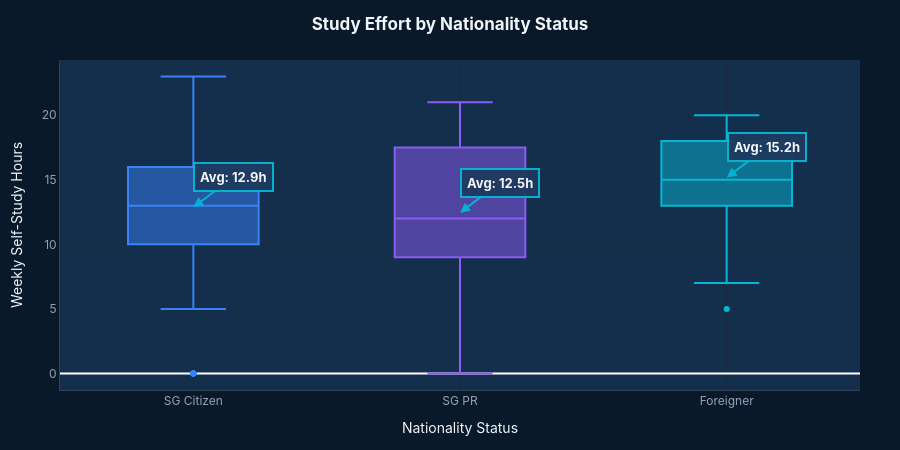

Here is the notebook cell this chart was saved with:
### Markdown cell above
## Chart 1: Study Effort by Nationality (Boxplot)

### Code cell
# ==========================================
# CHART 1: NATIONALITY STUDY EFFORT
# ==========================================
def create_nationality_chart(df, selected_nationality=None):
    # Filter if needed
    d = df.copy() if selected_nationality is None else df[df['NATIONALITY_STATUS'] == selected_nationality]
    
    # Create Box Plot
    fig = px.box(d, x='NATIONALITY_STATUS', y='SELF-STUDY HRS', color='NATIONALITY_STATUS',
                 points='outliers',
                 color_discrete_map={'SG Citizen': '#3b82f6', 'SG PR': '#8b5cf6', 'Foreigner': '#06b6d4'},
                 category_orders={'NATIONALITY_STATUS': ['SG Citizen', 'SG PR', 'Foreigner']})
    
    # Calculate averages for annotation
    avg_by_nat = d.groupby('NATIONALITY_STATUS')['SELF-STUDY HRS'].mean()
    
    # Apply Theme
    layout = CHART_TEMPLATE['layout'].copy()
    layout.update({
        'title': {'text': '<b>Study Effort by Nationality Status</b>', 'x': 0.5, 'xanchor': 'center'},
        'xaxis_title': 'Nationality Status',
        'yaxis_title': 'Weekly Self-Study Hours',
        'showlegend': False,
        'height': 450
    })
    fig.update_layout(**layout)

    # --- ENHANCED ANNOTATIONS (Make it POP!) ---
    for nat, avg in avg_by_nat.items():
        fig.add_annotation(
            x=nat, 
            y=avg,
            text=f"<b>Avg: {avg:.1f}h</b>",  # HTML Bold tags
            showarrow=True,
            arrowhead=2,
            arrowsize=1,
            arrowwidth=2,
            arrowcolor=COLORS['primary'],    # Cyan Arrow
            ax=40,
            ay=-30,
            # --- STYLING BOX ---
            font=dict(size=13, color='#ffffff'), # Larger White Text
            bgcolor=COLORS['card'],              # Dark Card Background
            bordercolor=COLORS['primary'],       # Cyan Border
            borderwidth=2,                       # Thicker Border
            borderpad=5,                         # More breathing room
            opacity=0.95
        )
    
    return fig

# --- TEST CHART 1 ---
fig1 = create_nationality_chart(df)
fig1.show()

### Figure 1 — Plotly figure (JSON) as saved in the notebook; plotly's stock layout.template omitted (floating-point values rounded to 4 significant figures; data arrays with more than 128 entries replaced by an {"elided": "..."} marker saying what was removed)
{"data": [{"alignmentgroup": "True", "boxpoints": "outliers", "hovertemplate": "NATIONALITY_STATUS=%{x}<br>SELF-STUDY HRS=%{y}<extra></extra>", "legendgroup": "SG Citizen", "marker": {"color": "#3b82f6"}, "name": "SG Citizen", "notched": false, "offsetgroup": "SG Citizen", "orientation": "v", "showlegend": true, "type": "box", "x": {"elided": "400 str values"}, "x0": " ", "xaxis": "x", "y": {"elided": "400 float values"}, "y0": " ", "yaxis": "y"}, {"alignmentgroup": "True", "boxpoints": "outliers", "hovertemplate": "NATIONALITY_STATUS=%{x}<br>SELF-STUDY HRS=%{y}<extra></extra>", "legendgroup": "SG PR", "marker": {"color": "#8b5cf6"}, "name": "SG PR", "notched": false, "offsetgroup": "SG PR", "orientation": "v", "showlegend": true, "type": "box", "x": ["SG PR", "SG PR", "SG PR", "SG PR", "SG PR", "SG PR", "SG PR", "SG PR", "SG PR", "SG PR", "SG PR", "SG PR", "SG PR", "SG PR", "SG PR", "SG PR", "SG PR", "SG PR", "SG PR", "SG PR", "SG PR", "SG PR", "SG PR", "SG PR", "SG PR", "SG PR", "SG PR", "SG PR", "SG PR", "SG PR", "SG PR", "SG PR", "SG PR", "SG PR", "SG PR", "SG PR", "SG PR", "SG PR", "SG PR", "SG PR", "SG PR", "SG PR", "SG PR", "SG PR"], "x0": " ", "xaxis": "x", "y": [7.0, 5.0, 0.0, 18.0, 13.0, 18.0, 12.0, 16.0, 21.0, 6.0, 14.0, 15.0, 6.0, 12.0, 12.0, 18.0, 17.0, 19.0, 19.0, 13.0, 9.0, 12.0, 0.0, 19.0, 11.0, 17.0, 12.0, 9.0, 20.0, 14.0, 17.0, 19.0, 12.0, 19.0, 11.0, 19.0, 6.0, 7.0, 6.0, 10.0, 8.0, 10.0, 10.0, 10.0], "y0": " ", "yaxis": "y"}, {"alignmentgroup": "True", "boxpoints": "outliers", "hovertemplate": "NATIONALITY_STATUS=%{x}<br>SELF-STUDY HRS=%{y}<extra></extra>", "legendgroup": "Foreigner", "marker": {"color": "#06b6d4"}, "name": "Foreigner", "notched": false, "offsetgroup": "Foreigner", "orientation": "v", "showlegend": true, "type": "box", "x": ["Foreigner", "Foreigner", "Foreigner", "Foreigner", "Foreigner", "Foreigner", "Foreigner", "Foreigner", "Foreigner", "Foreigner", "Foreigner", "Foreigner", "Foreigner", "Foreigner", "Foreigner", "Foreigner", "Foreigner", "Foreigner", "Foreigner", "Foreigner", "Foreigner", "Foreigner", "Foreigner", "Foreigner", "Foreigner", "Foreigner", "Foreigner", "Foreigner", "Foreigner", "Foreigner", "Foreigner", "Foreigner", "Foreigner", "Foreigner", "Foreigner", "Foreigner", "Foreigner", "Foreigner", "Foreigner", "Foreigner", "Foreigner", "Foreigner", "Foreigner", "Foreigner", "Foreigner", "Foreigner", "Foreigner", "Foreigner", "Foreigner", "Foreigner", "Foreigner", "Foreigner", "Foreigner", "Foreigner", "Foreigner", "Foreigner", "Foreigner", "Foreigner", "Foreigner", "Foreigner", "Foreigner"], "x0": " ", "xaxis": "x", "y": [16.0, 14.0, 18.0, 15.0, 20.0, 14.0, 18.0, 20.0, 18.0, 15.0, 20.0, 12.0, 13.0, 14.0, 13.0, 11.0, 8.0, 12.0, 19.0, 18.0, 20.0, 19.0, 13.0, 18.0, 15.0, 16.0, 12.0, 16.0, 15.0, 18.0, 18.0, 15.0, 20.0, 14.0, 7.0, 20.0, 18.0, 20.0, 12.0, 19.0, 15.0, 17.0, 13.0, 15.0, 7.0, 15.0, 14.0, 16.0, 20.0, 8.0, 16.0, 12.0, 16.0, 15.0, 19.0, 12.0, 12.0, 5.0, 12.0, 18.0, 16.0], "y0": " ", "yaxis": "y"}], "layout": {"annotations": [{"arrowcolor": "#06b6d4", "arrowhead": 2, "arrowsize": 1, "arrowwidth": 2, "ax": 40, "ay": -30, "bgcolor": "#1e3a5f", "bordercolor": "#06b6d4", "borderpad": 5, "borderwidth": 2, "font": {"color": "#ffffff", "size": 13}, "opacity": 0.95, "showarrow": true, "text": "<b>Avg: 15.2h</b>", "x": "Foreigner", "y": 15.18}, {"arrowcolor": "#06b6d4", "arrowhead": 2, "arrowsize": 1, "arrowwidth": 2, "ax": 40, "ay": -30, "bgcolor": "#1e3a5f", "bordercolor": "#06b6d4", "borderpad": 5, "borderwidth": 2, "font": {"color": "#ffffff", "size": 13}, "opacity": 0.95, "showarrow": true, "text": "<b>Avg: 12.9h</b>", "x": "SG Citizen", "y": 12.87}, {"arrowcolor": "#06b6d4", "arrowhead": 2, "arrowsize": 1, "arrowwidth": 2, "ax": 40, "ay": -30, "bgcolor": "#1e3a5f", "bordercolor": "#06b6d4", "borderpad": 5, "borderwidth": 2, "font": {"color": "#ffffff", "size": 13}, "opacity": 0.95, "showarrow": true, "text": "<b>Avg: 12.5h</b>", "x": "SG PR", "y": 12.45}], "boxmode": "overlay", "font": {"color": "#f1f5f9", "family": "Inter, sans-serif"}, "height": 450, "hovermode": "closest", "legend": {"title": {"text": "NATIONALITY_STATUS"}, "tracegroupgap": 0}, "margin": {"b": 60, "l": 60, "r": 40, "t": 60}, "paper_bgcolor": "#0a1929", "plot_bgcolor": "#132f4c", "showlegend": false, "title": {"text": "<b>Study Effort by Nationality Status</b>", "x": 0.5, "xanchor": "center"}, "xaxis": {"anchor": "y", "categoryarray": ["SG Citizen", "SG PR", "Foreigner"], "categoryorder": "array", "domain": [0, 1], "gridcolor": "#1e293b", "linecolor": "#334155", "tickfont": {"color": "#94a3b8"}, "title": {"text": "Nationality Status"}}, "yaxis": {"anchor": "x", "domain": [0, 1], "gridcolor": "#1e293b", "linecolor": "#334155", "tickfont": {"color": "#94a3b8"}, "title": {"text": "Weekly Self-Study Hours"}}}}
